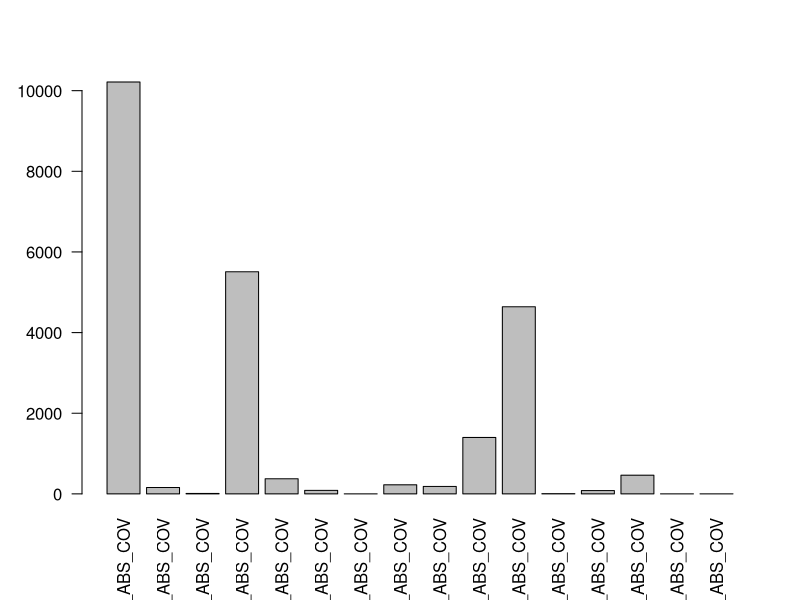

R code for this plot:
##############################################################"
#' Biodiv-data
#' Groupe Algues 
#' Bonneaudet ; Fraboulet 
#' 2026-2027
#'Exploration de la structure des données ALGUES
#'données de Valentine Anstett
#' ####################################################"
#' 

#### 1 = macrophytes : data_macrophytes_2025

# Végétation aquatique des lagunes en 2025.
# Chaque ligne = un point d'observation dans une lagune
#Dans chaque lagune, 4 directions (N, S, E, W) + 5 points par direction 
# donc 20 lignes par lagune
# Pour chaque point, % de recouvrement (0 à 100 %) de chaque sp
# ou taxon 
#dernière colonne = additionne le % de recouvrement de toutes les sp confondues
#22 variables :
# var1 = annee = année du relevé (toujours 2025)
#var2= LAGUNE = code 
# var3=ORD = direction 
# var4= CONTACT = point ?
#var5 =algues_ABS_COV = recouvrement par des algues en %
#de var6 à var21 = % recouvrement des différentes sp 
#var22 = somme % recouvrement de toutes les sp 

##CHANGER CHEMIN ACCES
macrophytes = read.csv("data/processed/data_macrophytes_2025.csv")

dim(macrophytes)                   # 2440 lignes, 22 colonnes
colSums(is.na(macrophytes))           # Non pas de NA
sum(duplicated(macrophytes))    # lignes en double --> on aurait 20 lignes en double
which(duplicated(macrophytes))     # les lignes en doubles = 1361 1362 1363 1364 1365 1366 1367 1368 1369 1370 1371 1372 1373 1374 1375 1376 1377 1378 1379 1380
# A VERIFIER IMPORTANT

summary(macrophytes)        # summary pour chacune des colonnes, ici pas bcp d'intérêt mais pour autres tableaux  

# Plan échantillonnage 
table(macrophytes$ORD)  # équilibré OK
table(macrophytes$CONTACT)   # idem
length(unique(macrophytes$LAGUNE)) # 121 ID uniques de lagunes = 121 lagunes différentes ?
table(table(macrophytes$LAGUNE))          # on a 120 identifiants de lagunes qui ont 20 lignes et 1 lagune qui a 40 lignes PK ? 

# C'est SIG_GSA_04 qui a 40 lignes au lieu de 20 : pb de code site ? 


# Nbr de relevés où on retrouve chaque sp, pour voir un peu comment se structurent les commus globales
# sommées de  la ligne 6 à la ligne 21 pour avoir que les sp 
colSums(macrophytes[, 6:21] > 0)
# on a Althenia.filiformis qui défonce tout avec présence dans 565 relevés puis Ruppia.maritima présente dasn 325 relevés

# abondances totales des sp en nbr d'individus dans la totalité des relevés 
barplot(colSums(macrophytes[, 6:21]), las = 2) 
#héhéhé à modifier on voit pas le nom des sp !!!!!! 



#----------------------------------------------

### 2. sédiments : data_mineraux
#' analyses de sédiment faites par le labo Teysser
#' 1 ligne = 1 lagune = 1 échantillon
#' ET C'EST TROP CHOUETTE parce qu'on a tout : 
#' - chimie = calcaire, MO, C, N, P, Fe)
#' - granulométrie / texture = argile, limons, sables
#'- propriétés physiques = matière sèche, masse volumique (MVA? savoir comment mesuré)

#' C/N me semble pas mesuré direct mais par dosages du C et du N donc info redondante je pense ; à voir 
#' 
#' 17 var
#' 
#' décrire quand on sera sûrs ; voir avec VALENTINE
#' voir comment est mesurée la masse volumique
#' vor ce que signifie un refus etc 
#' 
sediment=read.csv("data/processed/data_mineraux.csv")
str(sediment)

dim(sediment)                  # on a 120 lignes et 17 colonnes : PK PAS 121 ?!! (Bagnas 11 sites au lieu de 10 donc viendrait de là)
colSums(is.na(sediment))  #aucun Na
sum(duplicated(sediment)) #pas de lignes en doubles 
summary(sediment) # A COMMENTER

# Granulométrie : on devrait arriver à 100%
summary(sediment$Argile + sediment$LimonsFins + sediment$LimonsGrossiers +
          sediment$SablesFins + sediment$SablesGrossiers)

table(sediment$Cailloux) # on en a 120 à 0 
table(sediment$Refus) # 69 avec 0 refus, 47 avec 1 refus et 4 avec 2 refus --> Refus ?

#----------------------------------------------
### 3. Nutriments en suspension/eau, avec suivi dans le temps : data_sel
#'Nutriments dissouts dans l'eau des lagunes 
#' 1 ligne = 1 lagune pour 1 date de prélèvement 
#' sur 6 campagnes
#' de 2023 à 2025 --> On prend que le 2025)
#' donc les lagunes appraissent pls fois
#' 5 nutriments : silicates, nitrites, phosphates, nitrates, ammonium --> en µM 
#' 
#' IMPORTANT : Certaines stations ont un code en "co" comme RNC_co34 MAIS elles n'existent pas
#' dans macrophytes DONC il faut vérifier ce qu'elles représentent
#' 
#' Si salinité = OFL --> signifie que c° trop haute pour être mesurée (sinon calculable via conductivité X T°C)
#' Plein de fois 0.08 pour les nitrates --> normal ou limite de détection ? 
#' 
#' var1 = Site = nom du site (8 sites, ex. Grande Camargue)
#'var2 = ID_LAG = code de la lagune ou de la station
#' var3 = date = campagne de prélèvement (année-mois)
#var4 = silicates = silicates dissous
#' var5 = nitrites = nitrites dissous
#'var6 = phosphates = phosphates dissous
#' var7 = nitrates = nitrates dissous
#' var8 = ammonium = ammonium dissous
#' 
eau <- read.csv("data/processed/data_sel.csv")
str(eau)  #ok pour les num

dim(eau)           # 354 lignes et 8 col
colSums(is.na(eau))  #pas de NA
sum(duplicated(eau)) #pas de lignes en dbl
summary(eau)    #cf les descripteurs numériques pour chaque var 

# Plan échantillonnage au fil du temps
table(eau$date)  # on a pas le même nbr d'échantillonnage à chaque campagne, va de 47 à 67
table(eau$Site)    #nbr de relevés faits dans chaque site, entre 27 et 71
table(eau$ID_LAG, eau$date)     # lagunes échantillonnées ou pas à chaq campagne

# On pense voir bcp de 0.08, compter nbr ?
sum(eau$nitrates == 0.08)  # 81 fois la valeur 0.08 pour les nitrates --> c'est une limte de détection 
#a quelles dates ? différences entre années ?
table(eau$nitrates == 0.08, eau$date) # c'est entre fin 2024 et 2025, pas avant --> changements ? + de pluies ?

#----------------------------------------------
#### 4. pour hydro total, moyennes par lagune : data_hydro_total2
###en charger un autre car j'ai pas les dates 

#' "le + gros merdier à démeller" 
#'pour résumer l'environnement de chaque lagune 
#'1 ligne = 1 lagune, var moyennées 
#' On a 
#' turbidité, température, hauteur d'eau, salinité, conductivité,
#'  chla (médiane),  données de sédiment, nutriments 
#'=moyennés sur les 6 campagnes 
#'
#' IMPORTANT = colonnes sédiments vides pour Canet St Nazaire et l'Etang de Pissevache
#' 
#' 20 var = 
#' var1  = site = nom du site
#' var2  = code = code de la lagune (même format que LAGUNE dans macrophyte)
#' var3  = num_lagune = numéro de la lagune dans son site
#' var4  = Lon = longitude (degrés décimaux)
#' var5  = Lat = latitude (degrés décimaux)
#' var6  = turbidite_moy = turbidité moyenne
#' var7  = temperature_moy = température moyenne de l'eau (°C)
#' var8  = hauteur_eau_moy.cm. = hauteur d'eau moyenne (cm)
#' var9  = salinite_moy.g.L. = salinité moyenne (g/L)
#' var10 = conductivite_moy.mS.cm. = conductivité moyenne (mS/cm)
#' var11 = chlorophylleA_med = chlorophylle a, médiane (indicateur du phytoplancton)
#' var12 = MO_TOT... = matière organique du sédiment (%)
#' var13 = AZOTE_TOT.mg.kg. = azote total du sédiment (mg/kg)
#' var14 = C.N = rapport C/N du sédiment
#' var15 = P2O5_TOT... = phosphore total du sédiment (%)
#' var16 = Silicates.µM..SiOH4. = silicates moyens (µM)
#' var17 = Nitrites.µM..NO2. = nitrites moyens (µM)
#' var18 = Phosphates.µM..PO4. = phosphates moyens (µM)
#' var19 = Nitrates.µM..NO3. = nitrates moyens (µM)
#' var20 = Ammonium.µM..NH4. = ammonium moyen (µM)

#'
hydro <- read.csv("data/processed/data_hydro_total2.csv")
str(hydro)

dim(hydro)                # 52 lignes et 20 col
colSums(is.na(hydro))   # pas mal de NA pas répartis au hasard -- relevés précis ?
mean(is.na(hydro))        #5% d NA dan sce tableau
sum(duplicated(hydro$code))     # pas de lignes en dbl
summary(hydro)

table(hydro$site) # entre 5 et 9 par site
hydro$code[is.na(hydro$C.N)]   # lagunes sans prélèvements pour C.N
#[1] "CAN_NAZ_01" "CAN_NAZ_02" "CAN_NAZ_05" "CAN_NAZ_06" "CAN_NAZ_07" "CAN_NAZ_08" "BPA_PIS_01" "BPA_PIS_02"
#[9] "BPA_PIS_03" "BPA_PIS_06" "BPA_PIS_07" "BPA_PIS_08" "BPA_PIS_09"
#c'est les 13 premières 
#et c'est idem pour les autres NA
#ca concerne 2 sites : 
# - Canet Saint Nazaire
# - Etang de pissevache

##IMPORTANT savoir quoi faire de ces deux sites et de ce manq de données 

#----------------------------------------------
#### 5. Qu'est-ce qui diffère entre les données et qui pourrait poser pb ? 
#j'utilise setdiff 
?setdiff

#' Codes lagunes dans sédiment absents dans macrophyte (codes utilisés différents ?)
setdiff(sediment$LABORATOIRE.TEYSSIER, macrophytes$LAGUNE)
#[1] "OBR_ORP_01"        "ORB_ORP_11"        "BAG_PET_09"        "PCA_01"            "PCA_02"           
#[6] "PCA_03"            "PCA_04"            "PCA_05"            "PCA_06"            "PCA_07"           
#[11] "PCA_08"            "EOR_MOT_01 Ou GM_"

# Lagunes dans macrophytes sans analyse  sédiment
setdiff(macrophytes$LAGUNE, sediment$LABORATOIRE.TEYSSIER)
#"PCA_CAP_01" "PCA_CAP_02" "PCA_CAP_03" "PCA_CAP_04" "PCA_CAP_05" "PCA_CHA_01" "PCA_CHA_03" "PCA_CHA_05"
#[9] "ORB_MAI_05" "EOR_MOT_01" "ORB_ORP_01" "ORB_ORP_09" "ORB_ORP_10"

# Lagunes de Macrophytes sans données d'eau
setdiff(macrophytes$LAGUNE, hydro$code)
#là y'en a un paquet...

# Stations prélèvements d'eau absentes de macrophytes
setdiff(eau$ID_LAG, macrophytes$LAGUNE)
#C'est les Co 
# "RNC_co34" "RNC_co37" "RNC_co30" "RNC_co31" "RNC_co32" "RNC_co89" "CAN_co21" "PIS_co23" "PIS_co30"
#[10] "PIS_co70" "EOR_co40" "ORP_co50" "BAG_co30" "CAN_co60" "ORP_co30" "SIG_co80" "SIG_co90" "PIS_co21"
###IMPORTANT = les Co ce sont des connections, on n'en a pas vraiment besoin ! 


#### 6. Quels sont les sites présents dans Algues dans lequels on va avoir toutes les données nécessaires ? 
#' Puis rassembler toutes les données dans un ou pls tableaux 
#' #'élagage entre fin 2024 et fin 2025
#' puis setdiff avec algues 
#' 
#' entre algues et macrophytes --> si macrophytes > algues on le prend comme référence plutot que algues ? 
#' 
#' créer des sous-tableau qui sont = aux setdiff 
#' --> réenregistrer en cvs dans un sous-dossier dans process --> final 
#' 
#' 
#' puis graphes 
